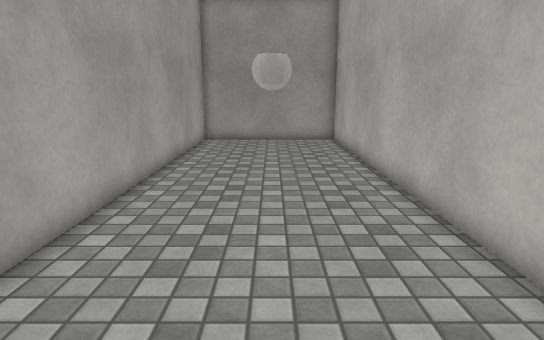
[1] (above)

12 first-person views from a walk through a scene from a Unity 3-D project. The camera is 1.3 m above the floor, tilts 12° down and sees 75° across. The floor is counted in squares, 0.5 m on a side. Each view is taken from the middle of a square. On the plan, view 1 faces up. The plan holds only what a view shows up to about 20 squares ahead; the rest is blank. Surface patterns are stand-ins for the level's own textures.

[2]
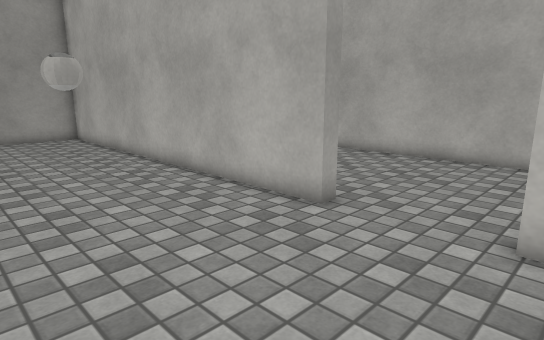

[3]
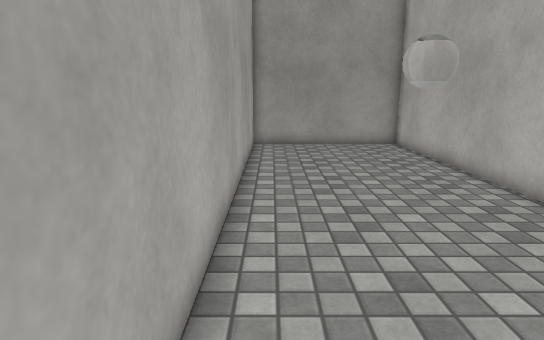

[4]
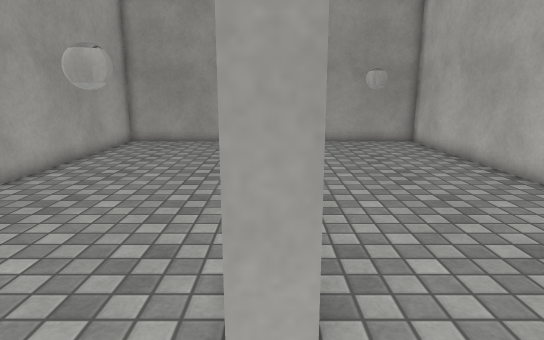

[5]
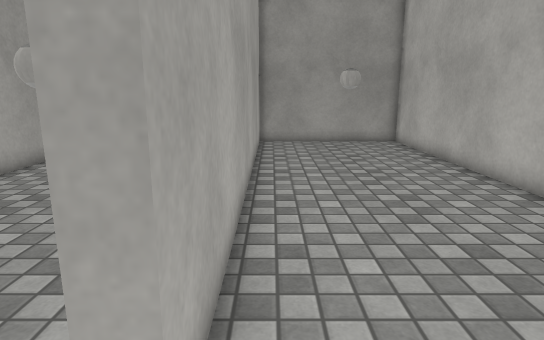

[6]
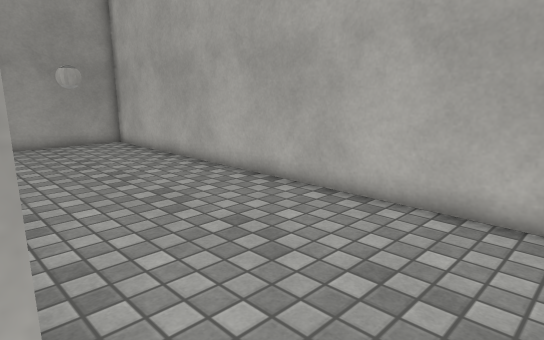

[7]
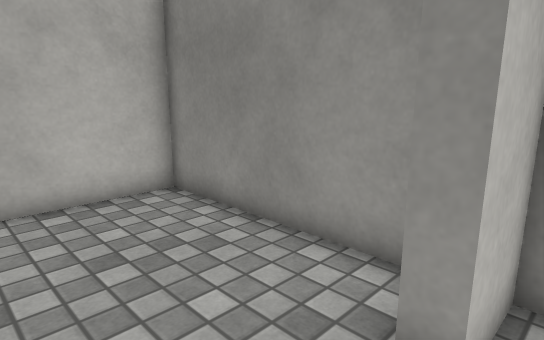

[8]
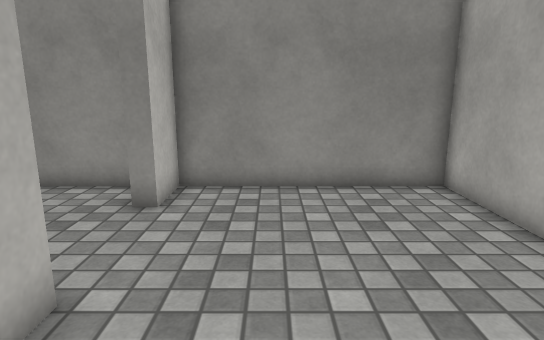

[9]
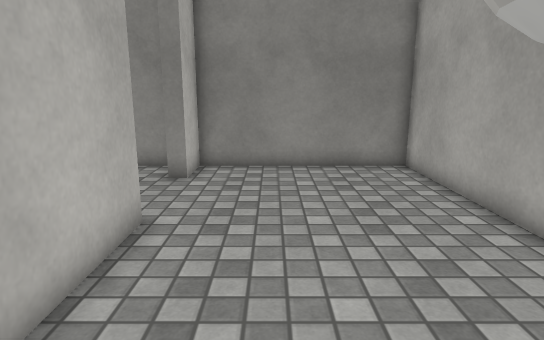

[10]
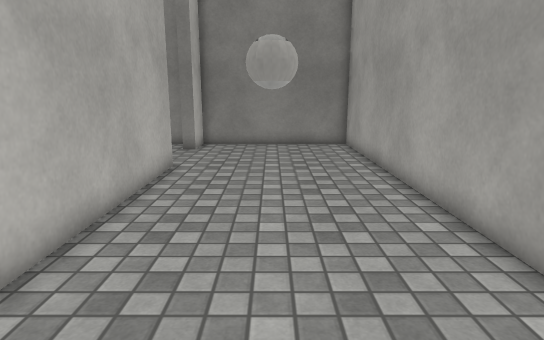

[11]
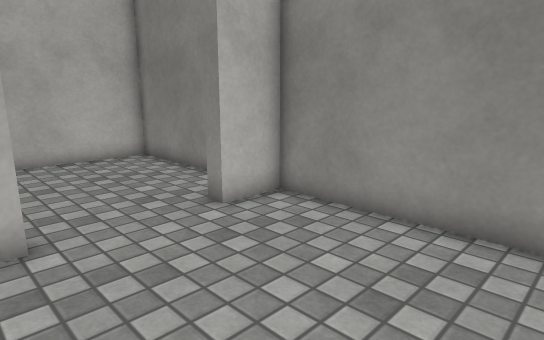

[12]
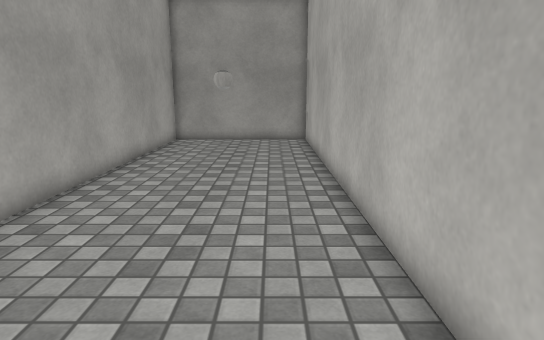

### Floor plan
Ten units are one square. View 1 is at (0, 0); x grows to the right and y downward. Boxes are objects, and circles mark ways between rooms. Rooms are numbered by the first view taken in them; rooms with no view inside come last. Other rooms are left out.
<svg viewBox="-45 -215 170 250">
<path fill="none" stroke="#000" d="M37 -30 37 -210 -40 -210 -40 30 37 30 37 10M37 10 44 10M48 30 120 30 120 -210 43 -210 43 -30 37 -30"/>
<rect x="-5" y="-95" width="10" height="10" fill="#bbb"><title>other object</title></rect>
<rect x="75" y="-155" width="10" height="10" fill="#bbb"><title>other object</title></rect>
<circle cx="40" cy="-15" r="3" fill="#2a7"/>
<text x="0" y="-90">1</text>
<text x="80" y="-90">2</text>
</svg>
Room 1 opens to room 2.

Where each view was taken, in squares from view 1:
view 1: 0 up, 0 right, facing up
view 2: 2 down, 3 left, facing up-right
view 3: 2 up, 3 left, facing up
view 4: 1 up, 4 right, facing up
view 5: 1 up, 5 right, facing up
view 6: 1 up, 4 right, facing up-right
view 7: 2 up, 3 right, facing down-right
view 8: 7 up, 1 right, facing down
view 9: 10 up, 1 right, facing down
view 10: 16 up, 0 right, facing down
view 11: 4 up, 3 left, facing down-right
view 12: 0 up, 10 right, facing up
